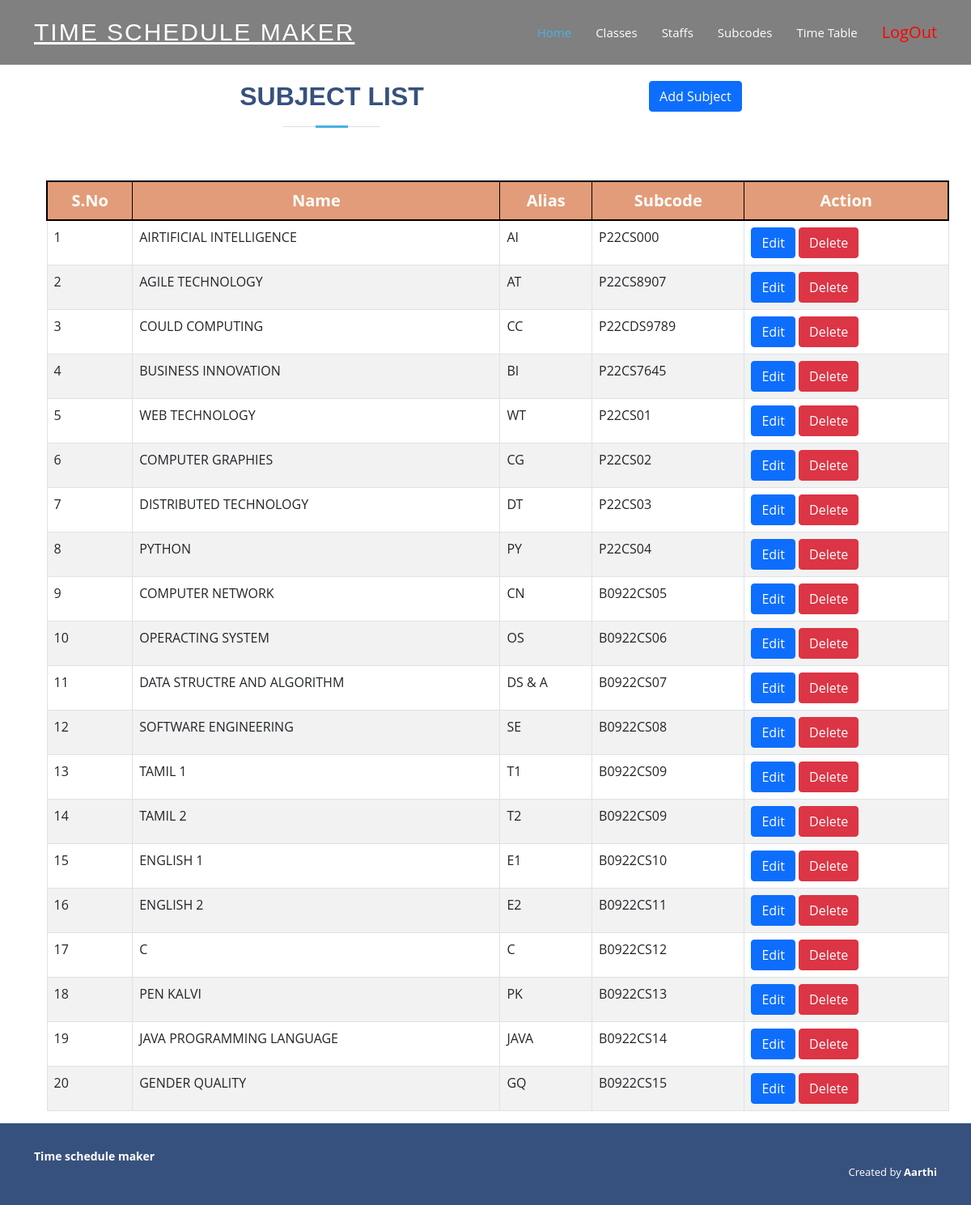
Page /admin/index.php?info=subcodes (signed in) on the committed database.
### tables this page shows
CREATE TABLE `subjects` (
  `id` int(30) NOT NULL,
  `name` varchar(50) NOT NULL,
  `alias` varchar(30) DEFAULT NULL,
  `subcode` varchar(30) NOT NULL
);

### admin/subcodes.php (the view, shortened to what this page needs)
<?php
   extract($_POST);
?>
<div class="container" style="margin-top:100px;">
         <div class="row">
          <div class="col-md-8">
          <div class="section-title">
          <h2>Subject List</h2>
        </div>
          </div>
          <div class="col-md-4">
          <button type="button" class="btn btn-primary" data-bs-toggle="modal" data-bs-target="#staticBackdrop">
            Add Subject
          </button>
          </div>
         </div>
<table class='table table-responsive table-bordered table-striped table-hover' style=margin:15px;>
<tr style="font-size:20px;text-align:center;border:2px solid black;background-color: #EEA47F;color:white;">
    <th>S.No</th>
    <th>Name</th>
    <th>Alias</th>
    <th>Subcode</th>
    <th>Action</th>
  </tr>
  <?php
  $i=1;
	$que=mysqli_query($con,"select * from subjects");
	while($row=mysqli_fetch_array($que))
	{
  ?>
  <tr>
    <td><?php echo $i;?></td>
    <td><?php echo $row['name'];?></td>
    <td><?php echo $row['alias'];?></td>
    <td><?php echo $row['subcode'];?></td>
    <td>
    <a href="index.php?info=edit_subject&subject_id=<?php echo$row['id']?>" class="btn btn-primary">Edit</a>
    <a href="index.php?info=subcodes&delete_id=<?php echo$row['id']?>" class="btn btn-danger">Delete</a>
</td>
  </tr>
  <?php
  $i++;
  }
  ?>
</table>
</div>

### assets/css/style.css (style rules this page uses)
body { font-family: "Open Sans", sans-serif; color: #444444; }
a { color: #47b2e4; text-decoration: none; }
h1, h2, h3, h4, h5, h6 { font-family: "Jost", sans-serif; }
.section-title { text-align: center; padding-bottom: 30px; }
.section-title h2 { font-size: 32px; font-weight: bold; text-transform: uppercase; margin-bottom: 20px; padding-bottom: 20px; position: relative; color: #37517e; }
.section-title h2::before { content: ""; position: absolute; display: block; width: 120px; height: 1px; background: #ddd; bottom: 1px; left: calc(50% - 60px); }
.section-title h2::after { content: ""; position: absolute; display: block; width: 40px; height: 3px; background: #47b2e4; bottom: 0; left: calc(50% - 20px); }

### rows in the picture
subjects: name "AIRTIFICIAL INTELLIGENCE", alias "AI", subcode "P22CS000"
subjects: name "AGILE TECHNOLOGY", alias "AT", subcode "P22CS8907"
subjects: name "COULD COMPUTING", alias "CC", subcode "P22CDS9789"
subjects: name "BUSINESS INNOVATION", alias "BI", subcode "P22CS7645"
subjects: name "WEB TECHNOLOGY", alias "WT", subcode "P22CS01"
subjects: name "COMPUTER GRAPHIES", alias "CG", subcode "P22CS02"
subjects: name "DISTRIBUTED TECHNOLOGY", alias "DT", subcode "P22CS03"
subjects: name "PYTHON", alias "PY", subcode "P22CS04"
subjects: name "COMPUTER NETWORK", alias "CN", subcode "B0922CS05"
subjects: name "OPERACTING SYSTEM", alias "OS", subcode "B0922CS06"
subjects: name "DATA STRUCTRE AND ALGORITHM", alias "DS & A", subcode "B0922CS07"
subjects: name "SOFTWARE ENGINEERING", alias "SE", subcode "B0922CS08"
subjects: name "TAMIL 1", alias "T1", subcode "B0922CS09"
subjects: name "TAMIL 2", alias "T2", subcode "B0922CS09"
subjects: name "ENGLISH 1", alias "E1", subcode "B0922CS10"
subjects: name "ENGLISH 2", alias "E2", subcode "B0922CS11"
subjects: name "C", alias "C", subcode "B0922CS12"
subjects: name "PEN KALVI", alias "PK", subcode "B0922CS13"
subjects: name "JAVA PROGRAMMING LANGUAGE", alias "JAVA", subcode "B0922CS14"
subjects: name "GENDER QUALITY", alias "GQ", subcode "B0922CS15"
